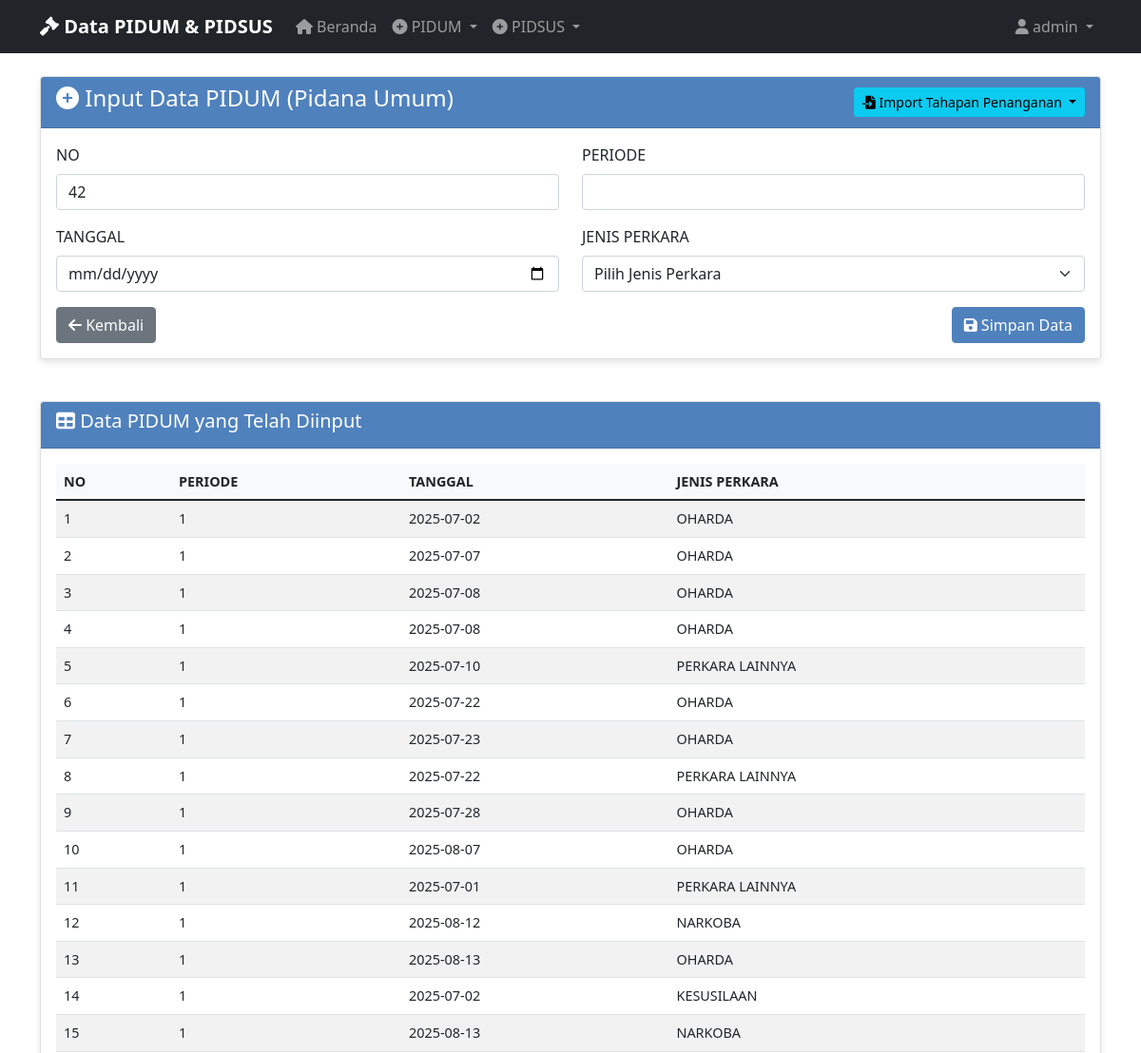
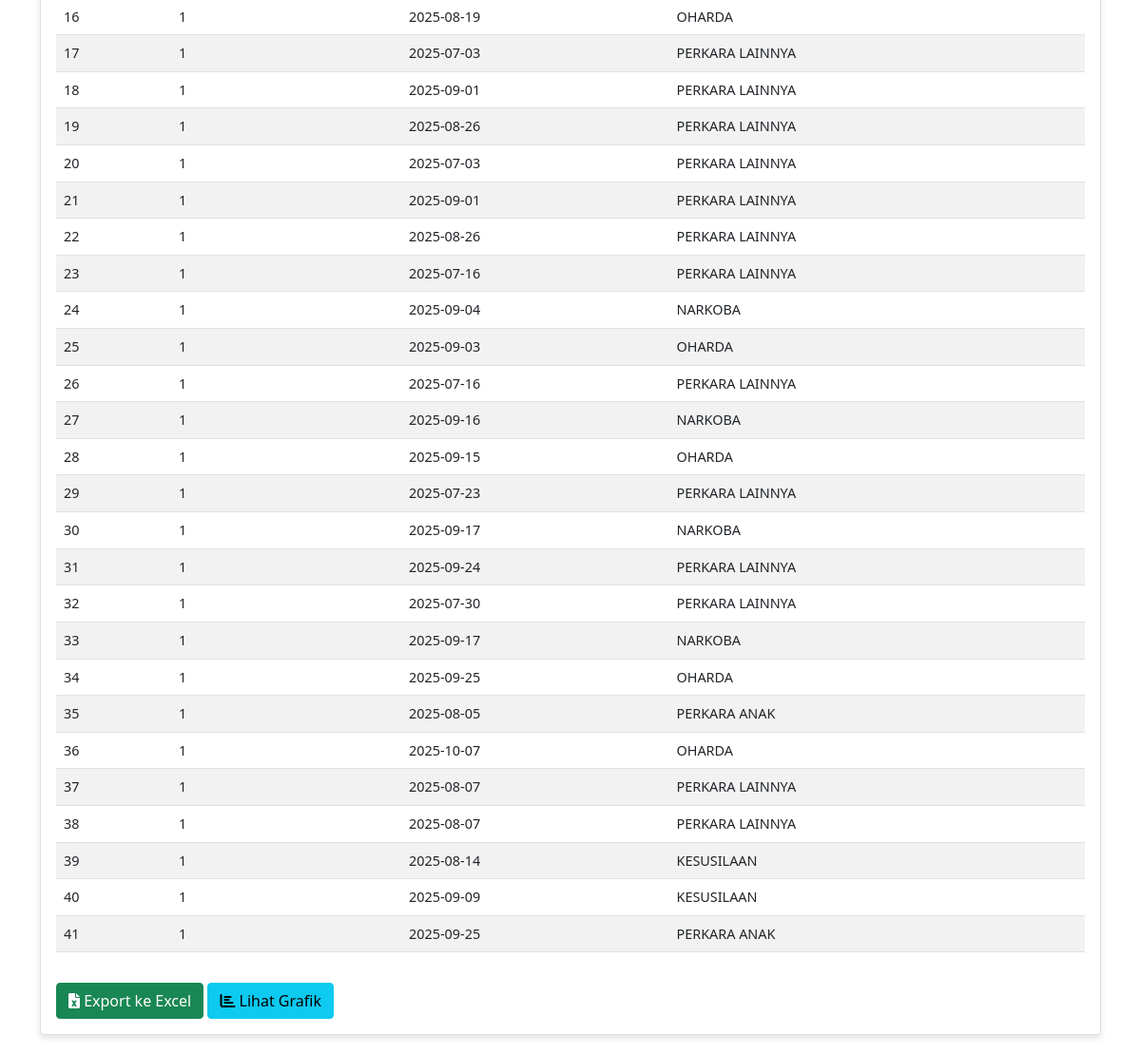
Page /manual_input_pidum (signed in) on the committed database (2 pictures, top to bottom).
### tables this page shows
CREATE TABLE "pidum_data" (
                id INTEGER PRIMARY KEY AUTOINCREMENT,
                no TEXT NOT NULL,
                periode TEXT NOT NULL,
                tanggal TEXT NOT NULL,
                jenis_perkara TEXT NOT NULL,
                tahapan_penanganan TEXT NOT NULL,
                keterangan TEXT NOT NULL,
                created_at TIMESTAMP DEFAULT CURRENT_TIMESTAMP
            );

### app_with_db.py (the view, shortened to what this page needs)
@app.route('/manual_input_pidum', methods=['GET', 'POST'])
@login_required
def manual_input_pidum():
    data = get_pidum_data_for_export()
    return render_template('input_pidum.html', data=data)

### app_with_db.py (called while the page is built)
def login_required(f):
    @wraps(f)
    def decorated_function(*args, **kwargs):
        if 'user_id' not in session:
            return redirect(url_for('login'))
        return f(*args, **kwargs)
    return decorated_function

### database.py (called while the page is built)
@contextmanager
def get_db_connection():
    conn = sqlite3.connect(DATABASE_PATH)
    conn.row_factory = sqlite3.Row
    try:
        yield conn
    finally:
        conn.close()

def get_all_pidum_data():
    with get_db_connection() as conn:
        cursor = conn.cursor()
        cursor.execute('SELECT * FROM pidum_data ORDER BY created_at DESC')
        rows = cursor.fetchall()
        return [dict(row) for row in rows]

def get_pidum_data_for_export():
    data = get_all_pidum_data()
    export_data = []
    for row in data:
        export_data.append({
            'NO': row['no'],
            'PERIODE': row['periode'],
            'TANGGAL': row['tanggal'],
            'JENIS PERKARA': row['jenis_perkara'],
            'TAHAPAN PENANGANAN': row['tahapan_penanganan'],
            'KETERANGAN': row['keterangan']
        })
    return export_data

### templates/input_pidum.html (shortened to what this page needs)
{% extends "base.html" %}
{% block content %}
<div class="row">
    <div class="col-md-12">
        <div class="card">
            <div class="card-header d-flex justify-content-between align-items-center">
                <h4><i class="fas fa-plus-circle"></i> Input Data PIDUM (Pidana Umum)</h4>
                <div class="btn-group">
                    <button type="button" class="btn btn-info btn-sm dropdown-toggle" data-bs-toggle="dropdown" aria-expanded="false">
                        <i class="fas fa-file-import"></i> Import Tahapan Penanganan
                    </button>
                </div>
            </div>
            <div class="card-body">
                <form method="POST" action="{{ url_for('input_pidum') }}">
                    <div class="row">
                        <div class="col-md-6">
                            <div class="mb-3">
                                <label for="no" class="form-label">NO</label>
                                <input type="number" class="form-control" id="no" name="no" required>
                            </div>
                        </div>
                        <div class="col-md-6">
                            <div class="mb-3">
                                <label for="periode" class="form-label">PERIODE</label>
                                <input type="text" class="form-control" id="periode" name="periode" required>
                            </div>
                        </div>
                    </div>
                    <div class="row">
                        <div class="col-md-6">
                            <div class="mb-3">
                                <label for="tanggal" class="form-label">TANGGAL</label>
                                <input type="date" class="form-control" id="tanggal" name="tanggal" required>
                            </div>
                        </div>
                        <div class="col-md-6">
                            <div class="mb-3">
                                <label for="jenis_perkara" class="form-label">JENIS PERKARA</label>
                                <select class="form-select" id="jenis_perkara" name="jenis_perkara" required>
                                    <option value="">Pilih Jenis Perkara</option>
                                </select>
                            </div>
                        </div>
                    </div>
                    <div class="d-flex justify-content-between">
                        <a href="{{ url_for('index') }}" class="btn btn-secondary">
                            <i class="fas fa-arrow-left"></i> Kembali
                        </a>
                        <button type="submit" class="btn btn-primary">
                            <i class="fas fa-save"></i> Simpan Data
                        </button>
                    </div>
                </form>
            </div>
        </div>
    </div>
</div>
{% if data %}
<div class="row mt-4">
    <div class="col-md-12">
        <div class="card">
            <div class="card-header">
                <h5><i class="fas fa-table"></i> Data PIDUM yang Telah Diinput</h5>
            </div>
            <div class="card-body">
                <div class="table-responsive">
                    <table class="table table-striped table-hover">
                        <thead>
                            <tr>
                                <th>NO</th>
                                <th>PERIODE</th>
                                <th>TANGGAL</th>
                                <th>JENIS PERKARA</th>
                            </tr>
                        </thead>
                        <tbody>
                            {% for item in data %}
                            <tr>
                                <td>{{ item.NO }}</td>
                                <td>{{ item.PERIODE }}</td>
                                <td>{{ item.TANGGAL }}</td>
                                <td>{{ item['JENIS PERKARA'] }}</td>
                            </tr>
                            {% endfor %}
                        </tbody>
                    </table>
                </div>
                <div class="mt-3">
                    <a href="{{ url_for('export_pidum_excel') }}" class="btn btn-success">
                        <i class="fas fa-file-excel"></i> Export ke Excel
                    </a>
                    <a href="{{ url_for('pidum_charts') }}" class="btn btn-info">
                        <i class="fas fa-chart-bar"></i> Lihat Grafik
                    </a>
                </div>
            </div>
        </div>
    </div>
</div>
{% endif %}
{% endblock %}

### templates/base.html (shortened to what this page needs)
<!DOCTYPE html>
<html lang="id">
<head>
    <link href="https://cdn.jsdelivr.net/npm/bootstrap@5.1.3/dist/css/bootstrap.min.css" rel="stylesheet">
    <link href="https://cdnjs.cloudflare.com/ajax/libs/font-awesome/6.0.0/css/all.min.css" rel="stylesheet">
</head>
<body>
    <nav class="navbar navbar-expand-lg navbar-dark bg-dark">
        <div class="container">
            <a class="navbar-brand" href="{{ url_for('index') }}">
                <i class="fas fa-gavel"></i> Data PIDUM & PIDSUS
            </a>
            <div class="collapse navbar-collapse" id="navbarNav">
                <ul class="navbar-nav me-auto">
                    <li class="nav-item">
                        <a class="nav-link" href="{{ url_for('index') }}">
                            <i class="fas fa-home"></i> Beranda
                        </a>
                    </li>
                    <li class="nav-item dropdown">
                        <a class="nav-link dropdown-toggle" href="#" id="pidumDropdown" role="button" data-bs-toggle="dropdown">
                            <i class="fas fa-plus-circle"></i> PIDUM
                        </a>
                    </li>
                    <li class="nav-item dropdown">
                        <a class="nav-link dropdown-toggle" href="#" id="pidsusDropdown" role="button" data-bs-toggle="dropdown">
                            <i class="fas fa-plus-circle"></i> PIDSUS
                        </a>
                    </li>
                </ul>
                <ul class="navbar-nav ms-auto">
                    {% if session.username %}
                        <li class="nav-item dropdown">
                            <a class="nav-link dropdown-toggle" href="#" id="userDropdown" role="button" data-bs-toggle="dropdown">
                                <i class="fas fa-user"></i> {{ session.username }}
                            </a>
                        </li>
                    {% endif %}
                </ul>
            </div>
        </div>
    </nav>
    <div class="container mt-4">
        {% block content %}{% endblock %}
    </div>
</body>
</html>

### templates/base.html (style rules this page uses)
.navbar-brand { font-weight: bold; }
.card { box-shadow: 0 4px 6px rgba(0, 0, 0, 0.1); margin-bottom: 20px; }
.card-header { background-color: #4F81BD; color: white; font-weight: bold; }
.btn-primary { background-color: #4F81BD; border-color: #4F81BD; }
.table { font-size: 0.9rem; }
.table th { background-color: #f8f9fa; font-weight: bold; }

### rows in the picture
pidum_data: NO "1", PERIODE "1", TANGGAL "2025-07-02", jenis_perkara "OHARDA"
pidum_data: NO "2", PERIODE "1", TANGGAL "2025-07-07", jenis_perkara "OHARDA"
pidum_data: NO "3", PERIODE "1", TANGGAL "2025-07-08", jenis_perkara "OHARDA"
pidum_data: NO "4", PERIODE "1", TANGGAL "2025-07-08", jenis_perkara "OHARDA"
pidum_data: NO "5", PERIODE "1", TANGGAL "2025-07-10", jenis_perkara "PERKARA LAINNYA"
pidum_data: NO "6", PERIODE "1", TANGGAL "2025-07-22", jenis_perkara "OHARDA"
pidum_data: NO "7", PERIODE "1", TANGGAL "2025-07-23", jenis_perkara "OHARDA"
pidum_data: NO "8", PERIODE "1", TANGGAL "2025-07-22", jenis_perkara "PERKARA LAINNYA"
pidum_data: NO "9", PERIODE "1", TANGGAL "2025-07-28", jenis_perkara "OHARDA"
pidum_data: NO "10", PERIODE "1", TANGGAL "2025-08-07", jenis_perkara "OHARDA"
pidum_data: NO "11", PERIODE "1", TANGGAL "2025-07-01", jenis_perkara "PERKARA LAINNYA"
pidum_data: NO "12", PERIODE "1", TANGGAL "2025-08-12", jenis_perkara "NARKOBA"
pidum_data: NO "13", PERIODE "1", TANGGAL "2025-08-13", jenis_perkara "OHARDA"
pidum_data: NO "14", PERIODE "1", TANGGAL "2025-07-02", jenis_perkara "KESUSILAAN"
pidum_data: NO "15", PERIODE "1", TANGGAL "2025-08-13", jenis_perkara "NARKOBA"
pidum_data: NO "16", PERIODE "1", TANGGAL "2025-08-19", jenis_perkara "OHARDA"
pidum_data: NO "17", PERIODE "1", TANGGAL "2025-07-03", jenis_perkara "PERKARA LAINNYA"
pidum_data: NO "18", PERIODE "1", TANGGAL "2025-09-01", jenis_perkara "PERKARA LAINNYA"
pidum_data: NO "19", PERIODE "1", TANGGAL "2025-08-26", jenis_perkara "PERKARA LAINNYA"
pidum_data: NO "20", PERIODE "1", TANGGAL "2025-07-03", jenis_perkara "PERKARA LAINNYA"
pidum_data: NO "21", PERIODE "1", TANGGAL "2025-09-01", jenis_perkara "PERKARA LAINNYA"
pidum_data: NO "22", PERIODE "1", TANGGAL "2025-08-26", jenis_perkara "PERKARA LAINNYA"
pidum_data: NO "23", PERIODE "1", TANGGAL "2025-07-16", jenis_perkara "PERKARA LAINNYA"
pidum_data: NO "24", PERIODE "1", TANGGAL "2025-09-04", jenis_perkara "NARKOBA"
pidum_data: NO "25", PERIODE "1", TANGGAL "2025-09-03", jenis_perkara "OHARDA"
pidum_data: NO "26", PERIODE "1", TANGGAL "2025-07-16", jenis_perkara "PERKARA LAINNYA"
pidum_data: NO "27", PERIODE "1", TANGGAL "2025-09-16", jenis_perkara "NARKOBA"
pidum_data: NO "28", PERIODE "1", TANGGAL "2025-09-15", jenis_perkara "OHARDA"
pidum_data: NO "29", PERIODE "1", TANGGAL "2025-07-23", jenis_perkara "PERKARA LAINNYA"
pidum_data: NO "30", PERIODE "1", TANGGAL "2025-09-17", jenis_perkara "NARKOBA"
pidum_data: NO "31", PERIODE "1", TANGGAL "2025-09-24", jenis_perkara "PERKARA LAINNYA"
pidum_data: NO "32", PERIODE "1", TANGGAL "2025-07-30", jenis_perkara "PERKARA LAINNYA"
pidum_data: NO "33", PERIODE "1", TANGGAL "2025-09-17", jenis_perkara "NARKOBA"
pidum_data: NO "34", PERIODE "1", TANGGAL "2025-09-25", jenis_perkara "OHARDA"
pidum_data: NO "35", PERIODE "1", TANGGAL "2025-08-05", jenis_perkara "PERKARA ANAK"
pidum_data: NO "36", PERIODE "1", TANGGAL "2025-10-07", jenis_perkara "OHARDA"
pidum_data: NO "37", PERIODE "1", TANGGAL "2025-08-07", jenis_perkara "PERKARA LAINNYA"
pidum_data: NO "38", PERIODE "1", TANGGAL "2025-08-07", jenis_perkara "PERKARA LAINNYA"
pidum_data: NO "39", PERIODE "1", TANGGAL "2025-08-14", jenis_perkara "KESUSILAAN"
pidum_data: NO "40", PERIODE "1", TANGGAL "2025-09-09", jenis_perkara "KESUSILAAN"
pidum_data: NO "41", PERIODE "1", TANGGAL "2025-09-25", jenis_perkara "PERKARA ANAK"

### other values in the picture
{{ session.username }} "admin"
